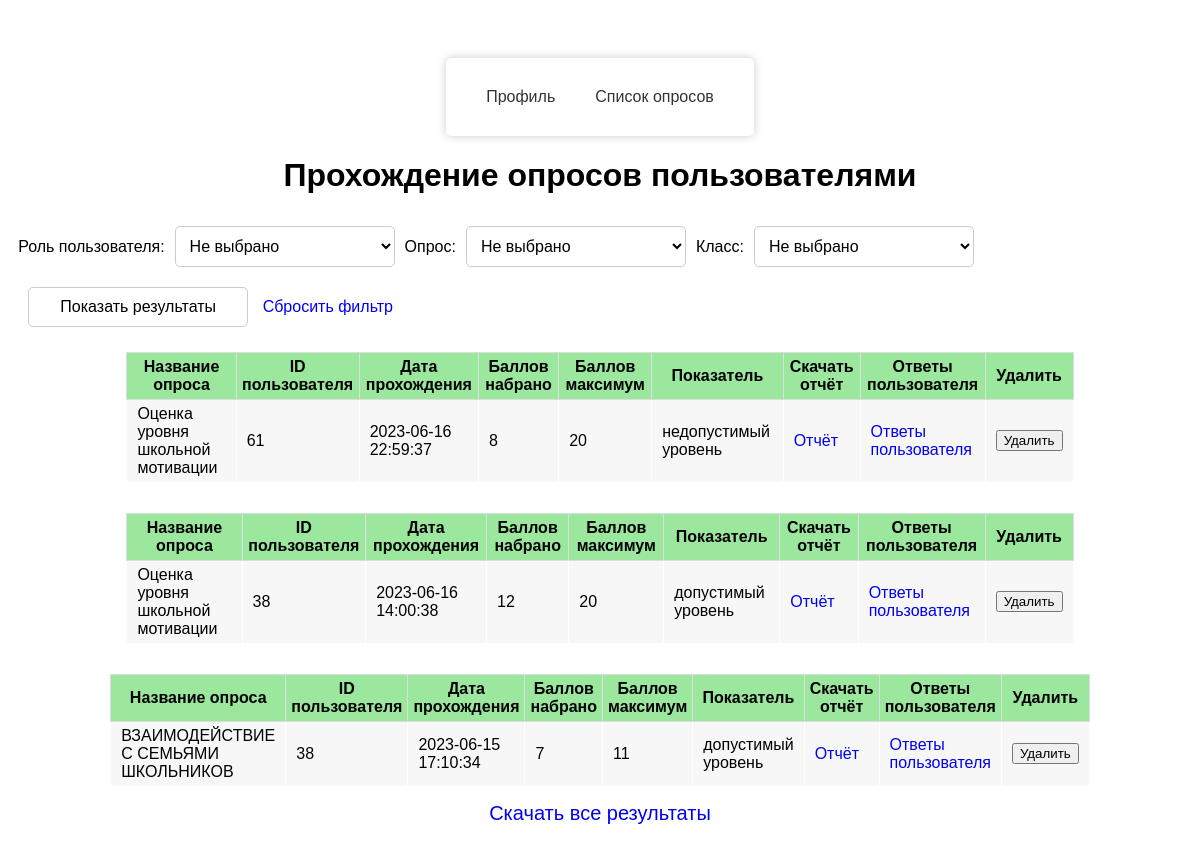
The app's page /src/polls/poll_attempts.php (signed in) with its own data.
### tables this page shows
CREATE TABLE `poll_responses` (
  `id` int(11) NOT NULL,
  `poll_id` int(11) NOT NULL,
  `question_id` int(11) NOT NULL,
  `id_user` int(11) NOT NULL,
  `answer_id` int(11) DEFAULT NULL,
  `answer` varchar(16000) DEFAULT NULL,
  `open_answer_points` int(11) DEFAULT 0,
  `date` datetime DEFAULT current_timestamp()
);

CREATE TABLE `polls` (
  `id` int(11) NOT NULL,
  `title` varchar(255) NOT NULL
);

### src/polls/poll_attempts.php (the view, shortened to what this page needs)
<?php
    require_once $_SERVER['DOCUMENT_ROOT']."/src/common/functions.php"; ?>
<!DOCTYPE html>
<html>
<head>
</head>
<body>
<div class="wrapper">
    <main>
        <nav>
            <ul>
                <li><?php echo(profile()); ?></li>
                <li><?php echo(pollsRole()); ?></li>
            </ul>
        </nav>
    </main>
    <h1>Прохождение опросов пользователями</h1>
    <?php
    require_once $_SERVER['DOCUMENT_ROOT']."/src/common/functions.php";
    $pdo = connect();
    $stmt = null;
    $first_responses = '';
    if (isset($_GET['user_role']) && $_GET['user_role'] !== 'nothing') {
        if (isset($_GET['poll_id']) && $_GET['poll_id'] !== 'nothing') {
            $user_role = $_GET['user_role'];
            $poll_id = $_GET['poll_id'];
            $class_id = $_GET['class_id'];
            if ($class_id !== 'nothing') {
                $stmt = $pdo->prepare("SELECT * FROM poll_responses JOIN students ON poll_responses.id_user = students.id_user JOIN users ON poll_responses.id_user =users.id WHERE users.role = :user_role AND poll_id = :poll_id AND students.class_id = :class_id GROUP BY poll_id, poll_responses.id_user, date ORDER BY date DESC");
                $stmt->bindValue(':class_id', $class_id);
            } else {
                $stmt = $pdo->prepare("SELECT * FROM poll_responses JOIN users ON poll_responses.id_user = users.id WHERE users.role = :user_role AND poll_id = :poll_id GROUP BY poll_id, poll_responses.id_user, date ORDER BY date DESC");
            }
            $stmt->bindValue(':user_role', $user_role);
            $stmt->bindValue(':poll_id', $poll_id);
        } else {
            $user_role = $_GET['user_role'];
            $class_id = $_GET['class_id'];
            if ($class_id !== 'nothing') {
                $stmt = $pdo->prepare("SELECT * FROM poll_responses JOIN students ON poll_responses.id_user = students.id_user JOIN users ON poll_responses.id_user = users.id WHERE users.role = :user_role AND students.class_id = :class_id GROUP BY poll_id, poll_responses.id_user, date ORDER BY date DESC");
                $stmt->bindValue(':class_id', $class_id);
            } else {
                $stmt = $pdo->prepare("SELECT * FROM poll_responses JOIN users ON poll_responses.id_user = users.id WHERE users.role = :user_role GROUP BY poll_id, poll_responses.id_user, date ORDER BY date DESC");
            }
            $stmt->bindValue(':user_role', $user_role);
        }
    } else {
        $stmt = $pdo->prepare("SELECT * FROM poll_responses GROUP BY poll_id, poll_responses.id_user, date ORDER BY date DESC");
    }
    if ($stmt !== null) {
        $stmt->execute();
        $first_responses = $stmt->fetchAll();
    }
    echo "<form method='get'>";
    echo "<label for='user_role'>Роль пользователя:</label>";
    echo "<select name='user_role'>";
    if (isset($_GET['user_role'])) {
        $user_role = $_GET['user_role'];
    } else {
        $user_role = '';
    }
    if ($user_role == "student") {
        echo "<option value='student' selected>Ученики</option>";
        echo "<option value='parent'>Родители</option>";
        echo "<option value='teacher'>Учителя</option>";
        echo "<option value='admin'>Администраторы</option>";
        echo "<option value='nothing'>Не выбрано</option>";
    } else if ($user_role == "parent") {
        echo "<option value='student'>Ученики</option>";
        echo "<option value='parent' selected>Родители</option>";
        echo "<option value='teacher'>Учителя</option>";
        echo "<option value='admin'>Администраторы</option>";
        echo "<option value='nothing'>Не выбрано</option>";
    } else if ($user_role == "teacher") {
        echo "<option value='student'>Ученики</option>";
        echo "<option value='parent'>Родители</option>";
        echo "<option value='teacher' selected>Учителя</option>";
        echo "<option value='admin'>Администраторы</option>";
        echo "<option value='nothing'>Не выбрано</option>";
    } else if ($user_role == "admin") {
        echo "<option value='student'>Ученики</option>";
        echo "<option value='parent'>Родители</option>";
        echo "<option value='teacher'>Учителя</option>";
        echo "<option value='admin' selected>Администраторы</option>";
        echo "<option value='nothing'>Не выбрано</option>";
    } else {
        echo "<option value='nothing'>Не выбрано</option>";
    }
    echo "</select>";
    echo "<label for='poll_id'>Опрос:</label>";
    echo "<select name='poll_id'>";
    echo "<option value='nothing'>Не выбрано</option>";
    echo " </select>";
    echo "<label for='class_id'>Класс:</label>";
    echo "<select name='class_id'>";
    echo "<option value='nothing'>Не выбрано</option>";
    echo " </select>";
    echo " <input type='submit' value='Показать результаты' name='filter' class='form_button'>";
    echo " <a href='?'>Сбросить фильтр</a>";
    echo "</form>";
    $counter = 0;
    $counter2 = count($first_responses);
    foreach ($first_responses as $row) {
        $counter++;
        $poll_id = $row['poll_id'];
        $user_id = $row['id_user'];
        $date = $row['date'];
        $sql = "SELECT question_id, answer,answer_id, open_answer_points FROM poll_responses WHERE poll_id = :poll_id AND id_user = :id_user AND date = :date";
        $stmt = $pdo->prepare($sql);
        $stmt->bindValue(':poll_id', $poll_id);
        $stmt->bindValue(':id_user', $user_id);
        $stmt->bindValue(':date', $date);
        $stmt->execute();
        $question_id_answer = $stmt->fetchAll();
        $sql = "SELECT title FROM polls WHERE id = :id";
        $stmt = $pdo->prepare($sql);
        $stmt->bindValue(':id', $poll_id);
        $stmt->execute();
        $title = $stmt->FetchColumn();
        $sum = 0;
        foreach ($question_id_answer as $qia) {
            $sql = "SELECT answers.points FROM answers
        WHERE question_id = :question_id AND id = :answer_id";
            $stmt = $pdo->prepare($sql);
            $stmt->bindValue(':question_id', $qia['question_id']);
            $stmt->bindValue(':answer_id', $qia['answer_id']);
            $stmt->execute();
            $results = $stmt->fetchAll();
            $sum = $sum + $qia['open_answer_points'];
            foreach ($results as $result) {
                $sum = $sum + $result['points'];
            }
        }
        $stmt = $pdo->prepare("SELECT SUM(points) AS max_points FROM answers
                       JOIN questions ON answers.question_id = questions.id
                       WHERE questions.poll_id = :poll_id");
        $stmt->bindValue(':poll_id', $poll_id);
        $stmt->execute();
        $max_points_row = $stmt->fetch();
        if (isset($max_points_row['max_points'])) {
            $max_points = $max_points_row['max_points'];
        } else {
            $max_points = 0;
        }
        $stmt = $pdo->prepare("SELECT COUNT(*) AS num_questions FROM questions
                       WHERE poll_id = :poll_id AND (answer_type = 'scale' OR answer_type = 'open_answer')");
        $stmt->bindValue(':poll_id', $poll_id);
        $stmt->execute();
        $num_questions_row = $stmt->fetch();
        if (isset($num_questions_row['num_questions'])) {
            $num_questions = $num_questions_row['num_questions'] * 10;
        } else {
            $num_questions = 0;
        }
        $max_points = $max_points + $num_questions;
        if ($max_points===0)
        {
            $percentage=100;
        }
        else
        {
            $percentage = $sum / $max_points * 100;
        }
        if ($percentage < 50) {
            $indicator = 'недопустимый уровень';
        } elseif ($percentage < 70) {
            $indicator = 'допустимый уровень';
        } else {
            $indicator = 'оптимальный уровень';
        }
        $filename = 'report';
        if (isset($title) && isset($user_id) && isset($date) && isset($sum) && isset($max_points) && isset($indicator)) {
            $filename = 'report_' . $counter . '_.docx';
        }
        if (isset($title) && isset($user_id) && isset($date) && isset($sum) && isset($max_points) && isset($indicator)) {
            if ($counter == $counter2) {
                $filenameAll = 'report_all_.docx';
            }
        }
        echo "<table class='table'><tr><th>Название опроса</th><th>ID пользователя</th><th>Дата прохождения</th><th>Баллов набрано</th><th>Баллов максимум</th><th>Показатель</th><th>Скачать отчёт</th><th>Ответы пользователя</th><th>Удалить</th></tr>";
        echo "<tr><td>" . $title . "</td><td>" . $user_id . "</td><td>" . $date . "</td><td>" . $sum . "</td><td>" . $max_points . "</td><td>" . $indicator . "</td><td><a href=/reports/$filename>Отчёт</a></td><td><a href='poll_response.php?poll_id=" . $poll_id . "&date=" . $date . "&user_id=" . $user_id ."'>Ответы пользователя</a></td>";
        echo "<td><form method='post'><input type='hidden' name='poll_id' value='" . $poll_id . "'><input type='hidden' name='date' value='" . $date . "'><input type='hidden' name='id_user' value='" . $user_id . "'>
        <input type='submit' value='Удалить' name='delete_record'></form></td></tr>";
        echo "</table>";
        if ($counter == $counter2) {
            echo "<a href=/reports/$filenameAll class='allresults'>Скачать все результаты</a></tr>";}
    }
    ?>
</div class="wrapper">
</body>
</html>

### src/common/functions.php (shortened to what this page needs)
<?php
function connect()
{
    $host = 'localhost:3307';
    $dbname = 'myPolls';
    $userDB = 'root';
    $passwordDB = '';
    return new PDO("mysql:host=$host;dbname=$dbname;charset=utf8", $userDB, $passwordDB);
}
function profile(): string
{
    if ($_SESSION['user_role'] == 'admin') {
        return ('<a href="/src/users/admins/profile_admin.php">Профиль</a>');
    } else if ($_SESSION['user_role'] == 'teacher') {
        return ('<a href="/src/users/teachers/profile_teacher.php">Профиль</a>');
    } else {
        return ('<a href="/src/users/students_parents/profile_student_parent.php">Профиль</a>');
    }
}
function pollsRole(): string
{
    if ($_SESSION['user_role'] == 'admin') {
        return ('<a href="/src/polls/polls.php">Список опросов</a>');
    } else if ($_SESSION['user_role'] == 'teacher') {
        return ('<a href="/src/polls/polls_teacher.php">Список опросов</a>');
    } else {
        return '';
    }
}
function fio($id)
{
    $pdo = connect();
    $user_id = $id;
    $sql = "SELECT data.Fio
        FROM (
          SELECT Fio FROM admins WHERE id_user = :user_id
          UNION ALL
          SELECT Fio FROM parents WHERE id_user = :user_id
          UNION ALL
          SELECT Fio FROM students WHERE id_user = :user_id
          UNION ALL
          SELECT Fio FROM teachers WHERE id_user = :user_id
        ) as data";
    $stmt = $pdo->prepare($sql);
    $stmt->execute(['user_id' => $user_id]);
    $result = $stmt->fetch();
    if ($result) {
        return $result['Fio'];
    } else {
        return 'user';
    }
}

### src/polls/poll_attempts.php (style rules this page uses)
.wrapper { display: flex; justify-content: center; align-items: center; height: 100%; width: 100%; flex-direction: column; font-family: Arial, sans-serif; }
.table { border: 1px solid #eee; table-layout: auto; width: 80%; margin-bottom: 15px; margin-top: 15px; text-align: center; border-collapse: collapse; }
.table th { font-weight: bold; padding: 5px; background-color: #9ce79e; border: 1px solid #dddddd; }
.table td { padding: 5px 10px; border: 1px solid #ffffff; text-align: left; }
.table tbody tr:nth-child(odd) { background-color: #ffffff; }
.table tbody tr:nth-child(even) { background: #F7F7F7; }
select { margin-bottom: 20px; }
a { margin-bottom: 20px; text-decoration: none }
.allresults { font-size: 20px; }
input[type="text"], input[type="number"], select, .form_button { padding: 10px; margin: 10px; border: 1px solid #ccc; border-radius: 5px; font-size: 16px; width: 100%; max-width: 220px; background-color: white; }
@media screen and (min-width: 768px) { main { display: flex; justify-content: center; align-items: center; margin-top: 50px; } }
@media screen and (min-width: 768px) { nav { background-color: #fff; border-radius: 5px; box-shadow: 0 0 10px rgba(0, 0, 0, 0.2); padding:20px; } }
@media screen and (min-width: 768px) { nav ul { display: flex; flex-wrap: wrap; justify-content: center; list-style: none; margin: 0; padding: 0; } }
@media screen and (min-width: 768px) { nav li { margin: 10px; } }
@media screen and (min-width: 768px) { nav a { color: #333; text-decoration: none; padding: 10px; border-radius: 5px; transition: background-color 0.3s ease; } }

### records on screen
poll_responses: poll.title "Оценка уровня школьной мотивации", id_user "61", date "2023-06-16 22:59:37", sum "8", max_points "20", indicator "недопустимый уровень"
poll_responses: poll.title "Оценка уровня школьной мотивации", id_user "38", date "2023-06-16 14:00:38", sum "12", max_points "20", indicator "допустимый уровень"
poll_responses: poll.title "ВЗАИМОДЕЙСТВИЕ С СЕМЬЯМИ ШКОЛЬНИКОВ", id_user "38", date "2023-06-15 17:10:34", sum "7", max_points "11", indicator "допустимый уровень"
